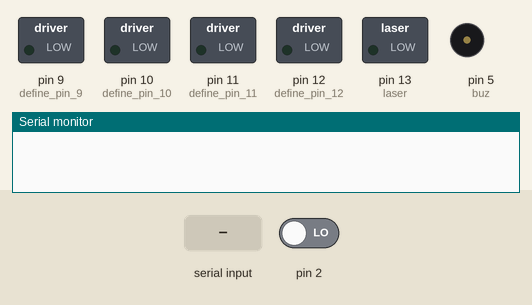
This sketch was run on a simulated Arduino Uno, built with avr-gcc and run on an emulated ATmega328P. Shown: switched loads named in the sketch (green lamp = pin HIGH), buzzer (waves = sounding), the last lines printed to the serial monitor. The test bench sets the inputs (shaded band); at power-on: pin 2 LOW.

Above: at 1.2 s.
1.3 s: "30,150\n" received over the second serial link
2.8 s: pin 2 driven HIGH
4.3 s: "1\n" received over the second serial link
At 4.8 s:
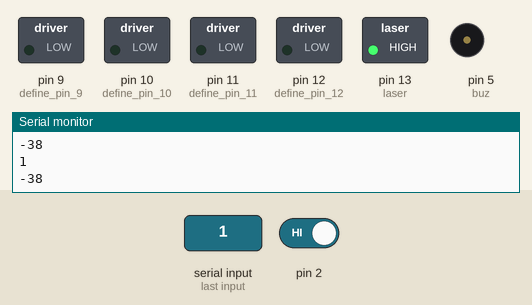
5.8 s: "90,45\n" received over the second serial link
At 7.1 s:
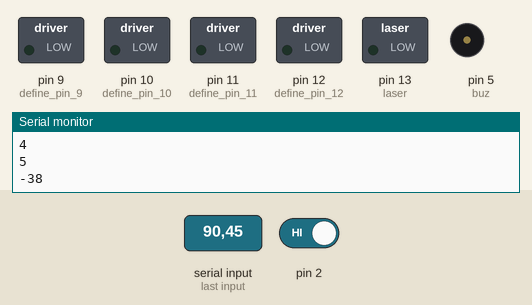
Timing chart, 0 to 8.3 s (numbered marks = the images above; inputs shaded):
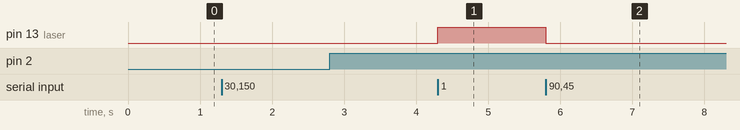

The sketch:

kabuto2_IR_REC.ino
```cpp
/*Sketch made on 24-April-2020
 * Vitor Domingues
 * vitordomingues@ymail.com
 * https://github.com/vitorshaft/kabuto
 * This sketch was developed for Arduino robot using L29X IC as H-Bridge.
 * This sketch is for the IR version of Kabuto
 */
#include <SoftwareSerial.h>

#define buz 5
#define RX 7
#define TX 8
#define laser 13
int valor = 0;
int vidas = 3;

SoftwareSerial bluetooth = SoftwareSerial(RX,TX,false);

void contador(){
  int freq = 264;
  vidas--;
  //freq = (vidas*33)+freq;
  tone(buz,440);
  delay(1000);
  noTone(buz);
  if(vidas<=0){
    //digitalWrite(LED,HIGH);// substituir por bluetooth disconnect
    Serial.end();
  }
}

void setup() {
  pinMode(buz, OUTPUT); //define buzzer (pin D5) as output
  pinMode(RX, INPUT); //define LDR liht sensor (pin A0) as input

  pinMode(13,OUTPUT); //define pin 13 (laser) as output
  pinMode(9, OUTPUT); //define pin 9 (motor A) as output
  pinMode(10,OUTPUT); //define pin 10 (motor A) as output
  pinMode(11, OUTPUT); //define pin 11 (motor B) as output
  pinMode(12,OUTPUT); //define pin 12 (motor B) as output
  Serial.begin(9600);
  bluetooth.begin(9600); //Start Serial Communication (bluetooth)

  //Interrupt pins can be only digital pins 2 or 3
  attachInterrupt(digitalPinToInterrupt(2), contador, RISING);  //interrupt reading on digital pin 2
  digitalWrite(9,LOW);      //de-activates motor A
  digitalWrite(10,LOW);     //de-activates motor A
  digitalWrite(11,LOW);      //de-activates motor B
  digitalWrite(12,LOW);     //de-activates motor B
}

void loop() {
  digitalWrite(buz,LOW);

  if(bluetooth.available()){       //check if the module is receiving anything via bluetooth
    int recebe = bluetooth.read(); //"recebe" is portuguese for "receive"
    int valor = recebe-48;
    Serial.println(valor);     //show on Serial Monitor the value received via bluetooth
    if(valor==1){         //The value is added on 48 units because of the comms protocol
      digitalWrite(laser,HIGH);    //turns on the laser attached to pin 13 (change 13 to any other pin number if you want)
    }
    else if(valor==0){    //if the received value is 0...
      digitalWrite(laser,LOW);     //turns off the laser attached to pin 13
      digitalWrite(9,LOW);      //de-activates motor A
      digitalWrite(10,LOW);
      digitalWrite(11,LOW);      //de-activates motor B
      digitalWrite(12,LOW);

    }
    else if(valor==54){    //if the received value is 54...
      digitalWrite(laser,LOW);     //turns off the laser attached to pin 13
      digitalWrite(9,HIGH);      //activates motor A
      digitalWrite(10,LOW);
      digitalWrite(11,LOW);     //activates motor B
      digitalWrite(12,HIGH);
    }
    else if(valor==52){    //if the received value is 52...
      digitalWrite(laser,LOW);     //turns off the laser attached to pin 13
      digitalWrite(9,HIGH);      //activates motor A
      digitalWrite(10,LOW);
      digitalWrite(11,LOW);     //de-activates motor B
      digitalWrite(12,LOW);
    }
    else if(valor==53){    //if the received value is 53...
      digitalWrite(laser,LOW);     //turns off the laser attached to pin 13
      digitalWrite(9,LOW);      //de-activates motor A
      digitalWrite(10,LOW);
      digitalWrite(11,LOW);     //activates motor B
      digitalWrite(12,HIGH);
    }
    else if(valor==68){
      digitalWrite(13,LOW);     //turns off the laser attached to pin 13
      digitalWrite(9,LOW);      //activates motor A
      digitalWrite(10,HIGH);
      digitalWrite(11,HIGH);     //activates motor B
      digitalWrite(12,LOW);
    }

  }
}
```

Measured:
- after the input at 4.3 s, pin 13 (laser): LOW → HIGH at once
- after the input at 5.8 s, pin 13 (laser): HIGH → LOW at once
